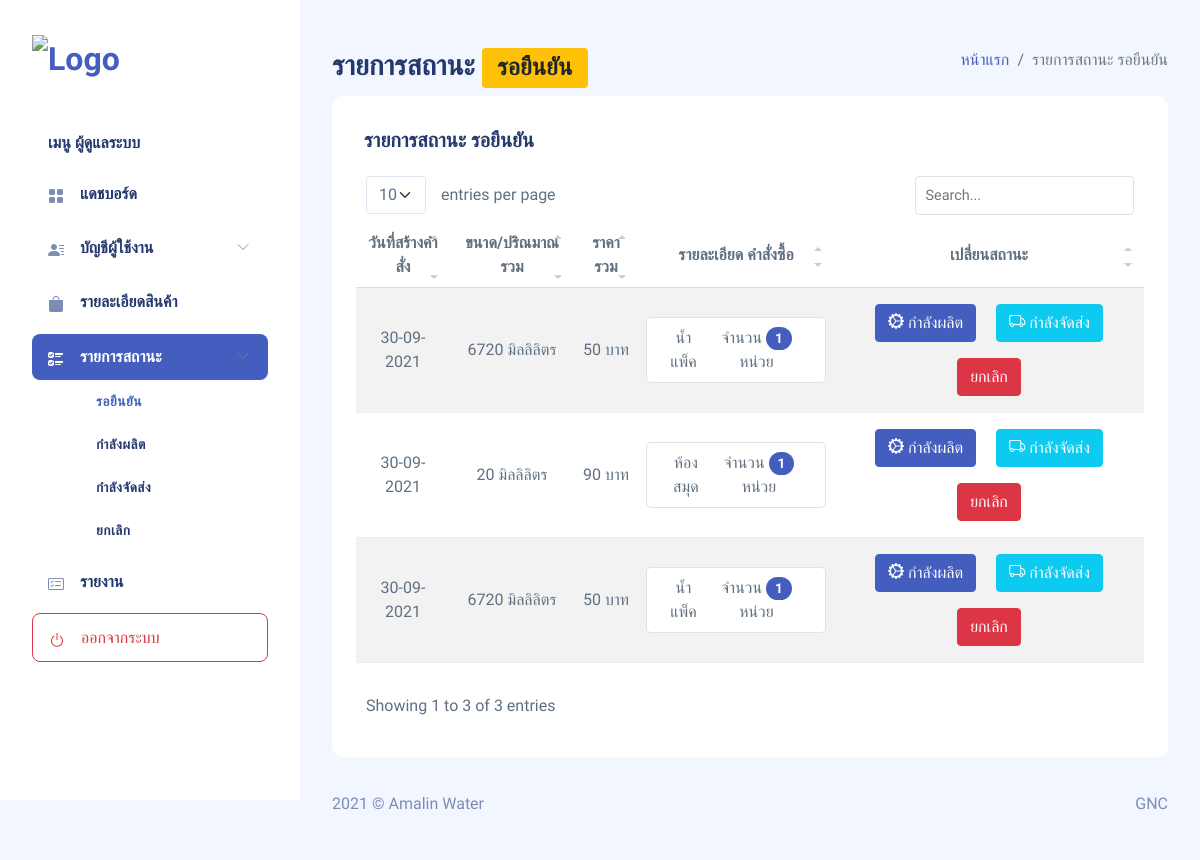
Page /amalin/mng-status.php?status=pending (signed in) on the committed database.
### tables this page shows
CREATE TABLE `tbl_order` (
  `id_ord` int(11) NOT NULL COMMENT 'รหัสการสั่ง',
  `date_tsp_ord` varchar(15) NOT NULL COMMENT 'วันที่ต้องการให้ส่ง',
  `status_ord` varchar(15) NOT NULL COMMENT 'สถานะออร์เดอร์\r\npending = รอยืนยัน\r\nprocess = กำลังผลิต\r\ndeliver = กำลังส่ง\r\nsuccess = สำเร็จ\r\ncancel = ยกเลิก',
  `detail_ord` varchar(255) NOT NULL COMMENT 'รายละเอียดรายการสั่ง',
  `all_size_ord` int(11) NOT NULL COMMENT 'ขนาดปริมาณรวม',
  `all_price_ord` int(11) NOT NULL COMMENT 'ราคารวม',
  `date_d_ord` varchar(15) NOT NULL COMMENT 'วันที่สั่ง',
  `date_m_ord` varchar(15) NOT NULL COMMENT 'เดือนที่สั่ง',
  `date_y_ord` varchar(5) NOT NULL COMMENT 'ปีที่สั่ง',
  `date_ord` varchar(50) NOT NULL COMMENT 'วันที่(สำหรับตรวจสอบ)',
  `id_acc` int(11) NOT NULL COMMENT 'รหัสลูกค้า',
  `id_admin` int(11) DEFAULT NULL COMMENT 'รหัสผู้ดูแล (สถานะการสั่งซื้อ)',
  `lat_loca` varchar(100) NOT NULL COMMENT 'ละติจูด',
  `long_loca` varchar(100) NOT NULL COMMENT 'ลองติจูด'
);

CREATE TABLE `tbl_order_list` (
  `id_ord_list` int(11) NOT NULL COMMENT 'รหัสลิสรายการสั่ง',
  `name_ord_list` varchar(50) NOT NULL COMMENT 'ชื่อสินค้า',
  `size_ord_list` int(11) NOT NULL COMMENT 'ขนาด',
  `price_ord_list` int(11) NOT NULL COMMENT 'ราคา',
  `qty_ord_list` int(11) NOT NULL COMMENT 'จำนวน',
  `id_ord` int(11) NOT NULL COMMENT 'รหัสการสั่ง'
);

### amalin/mng-status.php (the view, shortened to what the rows shown need)
<?php
    require_once('connect.php');
    $stats_sql = "0";
    if(empty($_GET['status'])){
        echo "<script type='text/javascript'>";
        echo "window.location = 'mng-page.php'; ";
        echo "</script>";
    }else if(!empty($_GET['status'] == 'pending')){
        $stats_sql = "pending";
    }else if(!empty($_GET['status'] == 'process')){
        $span_status1 = "<span class='badge bg-primary'>";
        $status = "กำลังผลิต";
        $span_status2 = "</span>";
        $stats_sql = 'process';
    }else if(!empty($_GET['status'] == 'deliver')){
        $span_status1 = "<span class='badge bg-info'>";
        $status = "กำลังส่ง";
        $span_status2 = "</span>";
        $stats_sql = 'deliver';
    }else if(!empty($_GET['status'] == 'cancel')){
        $span_status1 = "<span class='badge bg-danger'>";
        $status = "ยกเลิก";
        $span_status2 = "</span>";
        $stats_sql = 'cancel';
    }else if(!empty($_GET['status'] == 'success')){
        echo "<script type='text/javascript'>";
        echo "window.location = 'report.php'; ";
        echo "</script>";
    }else{
        echo "<script type='text/javascript'>";
        echo "window.location = 'mng-page.php'; ";
        echo "</script>";
    }
    $sql_oder = "SELECT * FROM tbl_order WHERE status_ord = '$stats_sql' ";
    $result_oder = $conn->query($sql_oder) or die("Query failed");
?>
<!DOCTYPE html>
<html lang="en">
<head>
    <?php
include("head-main.php");
?>
</head>
<body>
    <div id="app">
        <div id="main">
            <div class="page-heading">
                <section class="section">
                    <div class="card">
                        <div class="card-body" id="section-to-print">
                            <table class="table table-striped" id="tableProduct">
                                <thead>
                                    <tr>
                                        <?php
                                                if($_GET['status'] == 'process' || $_GET['status'] == 'deliver'){
                                        ?>
                                        <th class="text-center">วันที่ต้องการให้ส่ง</th>
                                        <?php
                                                }else{
                                        ?>
                                        <th class="text-center">วันที่สร้างคำสั่ง</th>
                                        <?php
                                            }
                                        ?>
                                        <th class="text-center">ขนาด/ปริณมาณรวม</th>
                                        <th class="text-center">ราคารวม</th>
                                        <th class="text-center">รายละเอียด คำสั่งซื้อ</th>
                                        <?php
                                                if($_GET['status'] == 'cancel'){
                                        ?>
                                        <th class="text-center">สถานะ</th>
                                        <?php
                                            }else{
                                        ?>
                                        <th class="text-center">เปลี่ยนสถานะ</th>
                                        <?php
                                            }
                                        ?>
                                    </tr>
                                </thead>
                                <tbody>
                                    <?php while ($row_order = $result_oder->fetch_assoc()) {
                                        $id_ord = $row_order['id_ord'];
                                    ?>
                                    <tr class="text-center">
                                        <?php
                                            if($_GET['status'] == 'process' || $_GET['status'] == 'deliver'){
                                        ?>
                                        <td><?php echo $row_order['date_tsp_ord']; ?></td>
                                        <?php
                                            }else{
                                        ?>
                                        <td><?php echo $row_order['date_ord']; ?></td>
                                        <?php
                                            }
                                        ?>
                                        <td><?php echo $row_order['all_size_ord']; ?> มิลลิลิตร</td>
                                        <td><?php echo $row_order['all_price_ord']; ?> บาท</td>
                                        <td>
                                            <?php
                                                        $sql_oder_list = "SELECT * FROM tbl_order_list WHERE id_ord = '$id_ord' ";
                                                        $result_oder_list = $conn->query($sql_oder_list) or die("Query failed");
                                                        while ($row_order_list = $result_oder_list->fetch_assoc()) {
                                                        ?>
                                            <li
                                                class="list-group-item d-flex justify-content-between align-items-center rounded-3 border border-1">
                                                <?php echo $row_order_list['name_ord_list']; ?>
                                                <span>จำนวน <span
                                                        class="badge bg-primary rounded-pill"><?php echo $row_order_list['qty_ord_list']; ?></span>
                                                    หน่วย</span>
                                            </li>
                                            <?php
                                                        }
                                                    ?>
                                        </td>
                                        <td>
                                            <?php
                                                if($_GET['status'] == 'pending'){
                                            ?>
                                            <a class="btn btn-primary m-2"
                                                href="mng-status.php?status=pending&action=setStatus&updStatus=toProcess&id_ord=<?php echo $id_ord; ?>"><i class="bi bi-gear-wide-connected"></i> กำลังผลิต</a>
                                            <a class="btn btn-info m-2"
                                                href="mng-status.php?status=pending&action=setStatus&updStatus=toDeliver&id_ord=<?php echo $id_ord; ?>"><i class="bi bi-truck"></i> กำลังจัดส่ง</a>
                                            <button class="btn btn-danger m-2"
                                                        id="btn-cancel-order<?php echo $id_ord; ?>" onclick="Swal.fire({
                                                        title: 'ยกเลิกรายการสั่งหรือไม่',
                                                        icon: 'question',
                                                        showCancelButton: true,
                                                        confirmButtonColor: '#d33',
                                                        cancelButtonColor: '#3085d6',
                                                        confirmButtonText: 'ลบรายการ',
                                                        cancelButtonText: 'ยกเลิก'
                                                    }).then((result) => {
                                                        if (result.isConfirmed) {
                                                            location =
                                                                'mng-status.php?status=pending&action=setStatus&updStatus=toCancel&id_ord=<?php echo $id_ord; ?>';
                                                        }
                                                    })">
                                                ยกเลิก
                                            </button>
                                            <?php
                                                }else if($_GET['status'] == 'process'){
                                            ?>
                                            <a class="btn btn-info m-2"
                                                href="mng-status.php?status=process&action=setStatus&updStatus=toDeliver&id_ord=<?php echo $id_ord; ?>"><i class="bi bi-truck"></i> กำลังจัดส่ง</a>
                                            <?php
                                                }else if($_GET['status'] == 'deliver'){
                                            ?>
                                            <a class="btn btn-success m-2"
                                                href="mng-status.php?status=deliver&action=setStatus&updStatus=toSuccess&id_ord=<?php echo $id_ord; ?>"><i class="bi bi-check-all"></i> สำเร็จ</a>
                                            <?php
                                                }else if($_GET['status'] == 'cancel'){
                                                echo 'ยกเลิก';
                                                }
                                            ?>
                                        </td>
                                    </tr>
                                    <?php
                                    }
                                    ?>
                                </tbody>
                            </table>
                        </div>
                    </div>
                </section>
            </div>
        </div>
    </div>
</body>
</html>

### rows in the picture
tbl_order: date_ord "30-09-2021", all_size_ord "6720", all_price_ord "50"
tbl_order_list: name_ord_list "น้ำแพ็ค", qty_ord_list "1"
tbl_order: date_ord "30-09-2021", all_size_ord "20", all_price_ord "90"
tbl_order_list: name_ord_list "ห้องสมุด", qty_ord_list "1"
tbl_order: date_ord "30-09-2021", all_size_ord "6720", all_price_ord "50"
tbl_order_list: name_ord_list "น้ำแพ็ค", qty_ord_list "1"

### other values in the picture
$status "รอยืนยัน"
